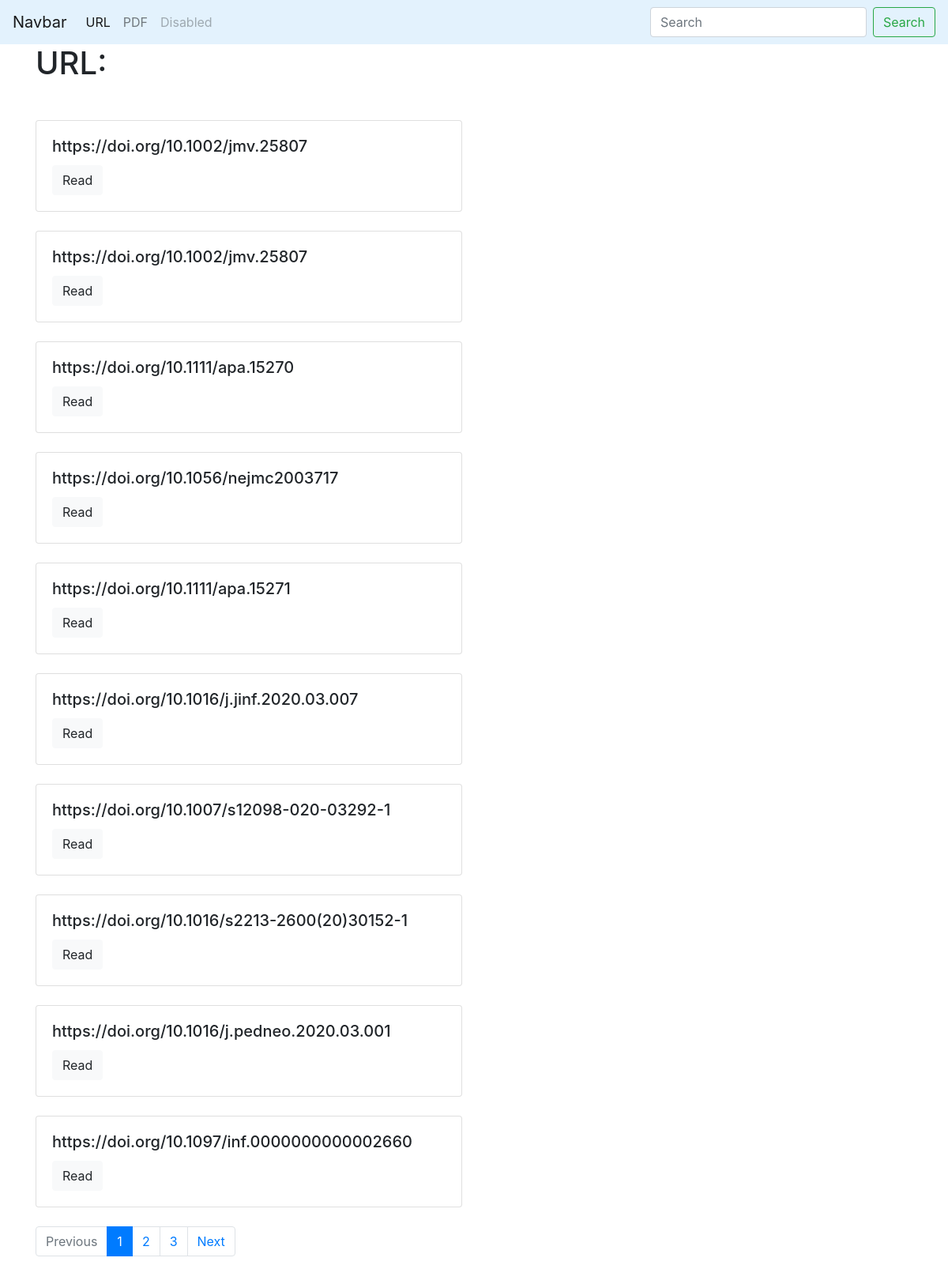
Screenshot of /blog/ with the database file from the repository.
### blog/models.py (models this page shows)
class DOI(models.Model):
	doi = models.CharField(max_length= 150)

### blog/views.py (the view)
# urls.py: path('',post_list, name='post_list_url'),
def post_list(request):
	posts = DOI.objects.all()
	paginator = Paginator(posts,10)
	page_number = request.GET.get('page', 1)
	page = paginator.get_page(page_number)
	is_paginated = page.has_other_pages()
	if page.has_previous():
		prev_url = '?page={}'.format(page.previous_page_number())
	else:
		prev_url = ''
	if page.has_next():
		next_url = '?page={}'.format(page.next_page_number())
	else:
		next_url = ''
	context = {
	'posts':page,
	'is_paginated' : is_paginated,
	'next_url': next_url,
	'prev_url': prev_url
	}
	return render(request,'blog/index.html',context = context)

### blog/templates/blog/index.html (shortened to what this page needs)
{% extends 'blog/base_blog.html' %}
{% block content %}
<h1 class="mb-5">URL:</h1>
 {% for i in posts.object_list %}
 {% include 'blog/includes/post_card_template.html' %}
 {% endfor %}
 {% if is_paginated %}
      <nav aria-label="...">
  <ul class="pagination">
    <li class="page-item {% if not prev_url %} disabled {% endif %}">
      <a class="page-link" href="{{prev_url}}" tabindex="-1" aria-disabled="true">Previous</a>
    </li>
    {% for n in posts.paginator.page_range %}
    {% if posts.number == n %}
     <li class="page-item active" aria-current="page">
      <a class="page-link" href="?page={{n}}"> {{n}} <span class="sr-only">(current)</span></a>
    </li>
    {% elif n > posts.number|add:-3 and n < posts.number|add:3 %}
    <li class="page-item"><a class="page-link" href="?page={{n}}">{{n}}</a></li>
    {% endif %}
    {% endfor %}
    <li class="page-item {% if not next_url %} disabled {% endif %}">
      <a class="page-link" href="{{next_url}}" tabindex="-1" aria-disabled="true">Next </a>
    </li>
  </ul>
</nav>
{% endif %}
{% endblock %}

### blog/templates/blog/base_blog.html (shortened to what this page needs)
{% extends 'base.html' %}

### templates/base.html (shortened to what this page needs)
{% load static %}
<!DOCTYPE html>
<html lang="en">
<head>
	<link rel="stylesheet" href="https://stackpath.bootstrapcdn.com/bootstrap/4.3.1/css/bootstrap.min.css">
	<link rel="stylesheet" href="{% static 'css/styles.css' %}">
</head>
<body>
	<nav class="navbar navbar-expand-lg navbar-light"  style="background-color: #e3f2fd;">
  <a class="navbar-brand" href="#">Navbar</a>
  <div class="collapse navbar-collapse" id="navbarSupportedContent">
    <ul class="navbar-nav mr-auto">
      <li class="nav-item active">
        <a class="nav-link" href="{% url 'post_list_url' %}">URL</a>
      </li>
      <li class="nav-item">
        <a class="nav-link" href="{% url 'tags_list_url' %}">PDF</a>
      </li>
      <li class="nav-item">
        <a class="nav-link disabled" href="#" tabindex="-1" aria-disabled="true">Disabled</a>
      </li>
    </ul>
    <form class="form-inline my-2 my-lg-0" action="{% url 'tags_list_url' %}">
      <input class="form-control mr-sm-2" type="search" placeholder="Search" aria-label="Search" name="search">
      <button class="btn btn-outline-success my-2 my-sm-0" type="submit">Search</button>
    </form>
  </div>
</nav>
<div class="container">
  <div class="row">
    <div class="col-6">
        {% block content %}{% endblock %}
    </div>
  </div>
</div>
</body>
</html>

### blog/templates/blog/includes/post_card_template.html
<div class="card mb-4">
  <div class="card-body">
    <h5 class="card-title">{{i.doi}}</h5>
    <a href="{{ i.doi }}" class="btn btn-light">Read</a>
  </div>
</div>

### rows the page displays
DOI: doi "https://doi.org/10.1002/jmv.25807"
DOI: doi "https://doi.org/10.1002/jmv.25807"
DOI: doi "https://doi.org/10.1111/apa.15270"
DOI: doi "https://doi.org/10.1056/nejmc2003717"
DOI: doi "https://doi.org/10.1111/apa.15271"
DOI: doi "https://doi.org/10.1016/j.jinf.2020.03.007"
DOI: doi "https://doi.org/10.1007/s12098-020-03292-1"
DOI: doi "https://doi.org/10.1016/s2213-2600(20)30152-1"
DOI: doi "https://doi.org/10.1016/j.pedneo.2020.03.001"
DOI: doi "https://doi.org/10.1097/inf.0000000000002660"

### other values shown
{{ n }} "1"
{{ n }} "2" "3"
